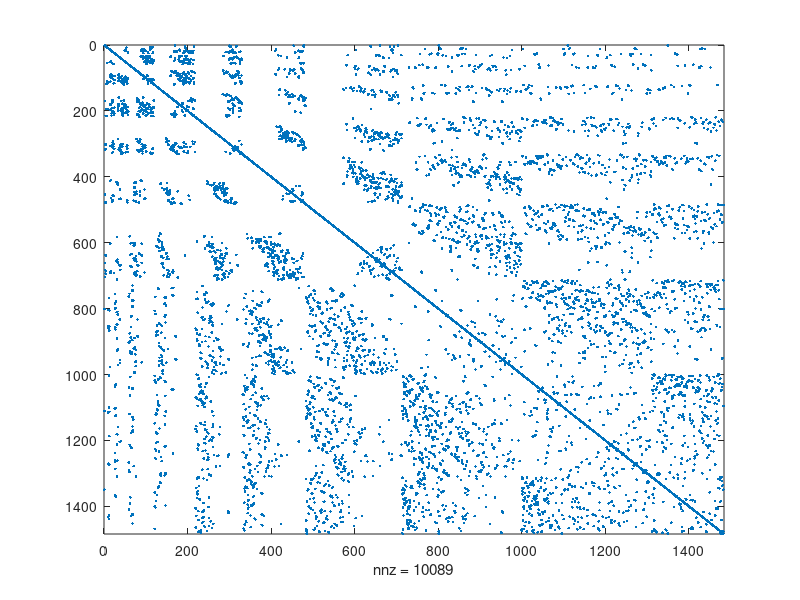

Here is the MATLAB script that generated this plot: (Note: this script raises an error after producing the figure.)
clear;
load potenziale.mat

%1
figure(1); clf
spy(AFE)

xM=AFE\f;

%% risoluzione con metodo diretto
tic
R=myCholeski(AFE);
y=forSub(R',f);
x=backSub(R,y);
toc

diff=norm(x-xM);

figure(2); clf
spy(R)

plotsol(x,nodes,nov,lint);

format short
KA=cond(full(AFE))

stima=KA*eps/2

%% risoluzione con gradiente coniugato
n=length(f);
tol=1.e-6;
kmax=1000;
x0=zeros(n,1);
tic
[xGC,k,res,resv]=gradienteCon(AFE,f,x0,kmax,tol);
toc
plotsol(xGC,nodes,nov,lint);
figure(5); clf
semilogy(resv);
grid on
xlabel('iterazioni k');
ylabel('residuo normalizzato');